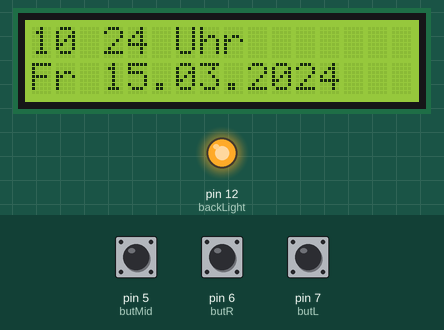
This sketch was run on a simulated Arduino Uno, built with avr-gcc and run on an emulated ATmega328P. Parts: 16×2 character LCD, output pins drawn as LEDs (lit = HIGH). Inputs (shaded band) come from the test bench; at power-on: pin 5 (butMid) LOW, pin 6 (butR) LOW, pin 7 (butL) LOW. The local clock reads 2024-03-15 10:24:30 at power-on unless the sketch sets it.

Above: at 3.2 s.
3.3 s: pin 5 (butMid) pulled HIGH for 0.15 s
At 4.5 s:
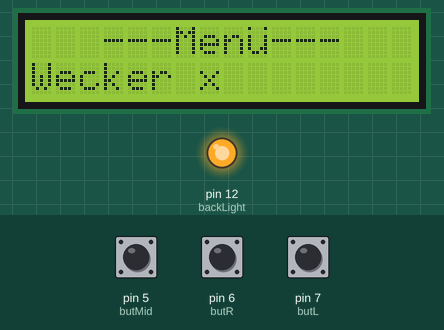
4.9 s: pin 6 (butR) pulled HIGH for 0.15 s
At 5.9 s:
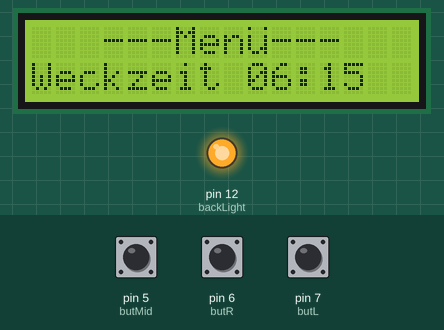
6.5 s: pin 6 (butR) pulled HIGH for 1 s
At 7.1 s:
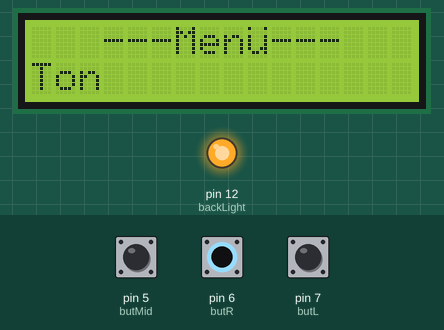
9.0 s: pin 6 (butR) pulled HIGH for 0.15 s
At 10.2 s:
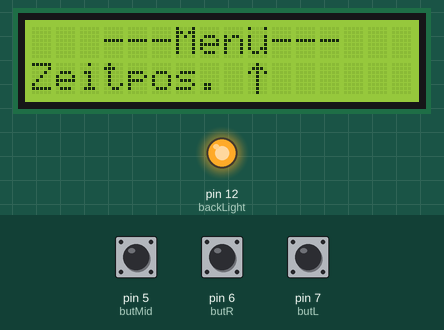
10.6 s: pin 5 (butMid) pulled HIGH for 1 s
At 11.5 s:
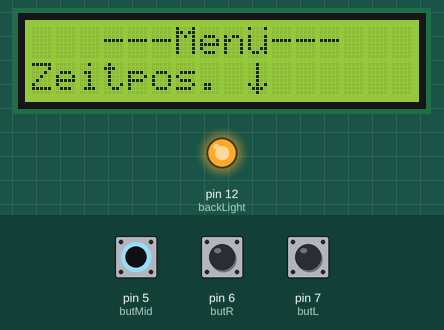
13.1 s: pin 6 (butR) pulled HIGH for 3.2 s
At 13.4 s:
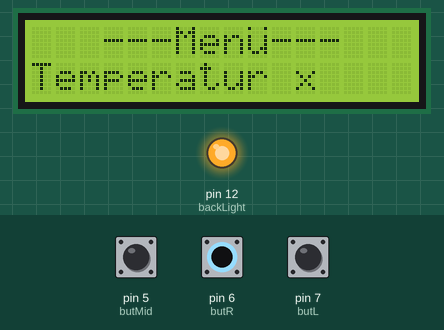
Timing chart, 0 to 16.1 s (numbered marks = the images above; inputs shaded):
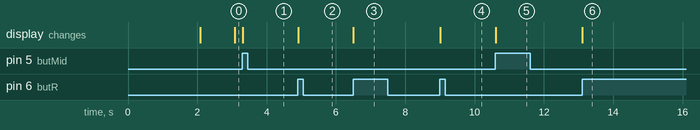

Measured:
- after the input at 3.3 s, the display: changes at once (image 1)
- after the input at 4.9 s, the display: changes at once (image 2)
- after the input at 6.5 s, the display: changes at once (image 3)
- after the input at 9.0 s, the display: changes at once (image 4)
- after the input at 10.6 s, the display: changes at once (image 5)
- after the input at 13.1 s, the display: changes at once (image 6)

The sketch:

UHR.ino
```cpp
#include <Wire.h>
#include <RTClib.h>
#include <LiquidCrystal.h>
#include "pitches.h"
//#include "DHT.h"
RTC_DS1307 rtc;

/* Not enough pins  :(
#define DHTPIN 0
#define DHTTYPE DHT22
DHT dht(DHTPIN, DHTTYPE);
*/


byte ue[8]={
 B10001,
 B00000,
 B10001,
 B10001,
 B10001,
 B10011,
 B01101,
 B00000};
byte upar[8]={
  B00100,
  B01110,
  B10101,
  B00100,
  B00100,
  B00100,
  B00100,
  B00100
};
byte dnar[8]={
 B00100,
 B00100,
 B00100,
 B00100,
 B00100,
 B10101,
 B01110,
 B00100
};
byte degr[8]={
 B01110,
 B01010,
 B01110,
 B00000,
 B00000,
 B00000,
 B00000,
 B00000};

byte yes[8]={
  B00000,
  B00000,
  B00000,
  B00001,
  B00010,
  B10100,
  B01000};

//Thx Chris ;)
byte bell[8]={
   B00000,
   B00100,
   B01110,
   B01110,
   B01110,
   B11111,
   B00100,
   B00000};


//Buttons
 int butMid=5;
 int butMidOld=0;
 int butR=6;
 int butROld=0;
 int butL=7;
 int butLOld=0;
 int butMidstate=0;
 int butRstate=0;
 int butLstate=0;
//LDCD
  int RS=2;  //Registerselect
  int RW=3;
  int E=4;   //LCD-Clock
  int DB4=8; //Dataline 4
  int DB5=9;  // 5
  int DB6=10;  // 6
  int DB7=11;  // 7
  int backLight=12;
  int buzzer=13;
  LiquidCrystal lcd(RS,RW,E,DB4,DB5,DB6,DB7);
  //various vars.
  int pos=0;
  long prevLCDMillis;
  long dispDelay = 4000;  //standard display timeout
  boolean useTimeout = false;
  long lcdDelay = 1000; //Update interval for LCD
  int inMenu=0;
  int menuIndex=0;
  const int ANZENT=7;      //alarm    alarmtime  sound   Timepos.  Temperature
  String entries[ANZENT] = {"Wecker","Weckzeit","Ton","Zeitpos.","Temperatur","Timeout","Back"};
  int timePos=0;
  int weckerUsed=0;
  int tempUsed=0;
  int dispOn=1;
  long timeMillis;
  int alarmTime[2]={6,15}; //default alarm time

void setup()
{
  pinMode(butMid,INPUT);
  pinMode(butR,INPUT);
  pinMode(butL,INPUT);
  pinMode(backLight,OUTPUT);
  //dht.begin();
  digitalWrite(backLight,HIGH);
  lcd.createChar(0,ue);    //ü
  lcd.createChar(1,degr);  //°
  lcd.createChar(2,upar);  //uparrow
  lcd.createChar(3,dnar);  //downarrow
  lcd.createChar(4,yes);
  lcd.createChar(5,bell);
  Wire.begin();
  rtc.begin();
  if(!rtc.isrunning()){
   rtc.adjust(DateTime(__DATE__, __TIME__));
  }
  lcd.begin(16,2);
  lcd.print("CLK v1.8");
  lcd.setCursor(0,1);
  lcd.print("By Orangensaft");
  delay(2000);
  lcd.clear();
}

void loop() {
  unsigned long curMillis=millis();
  butMidstate=digitalRead(butMid);
  butRstate=digitalRead(butR);
  butLstate=digitalRead(butL);
  if(butRstate!=butROld && butRstate==1){  //right button
   if(dispOn==0){
    digitalWrite(backLight,HIGH);
    dispOn=1;
   }else{
   if(inMenu==1){
     menuIndex=menuIndex+1;
     if(menuIndex==ANZENT){
      menuIndex=0;
     }
    showMenu(menuIndex);
   }
   }
   timeMillis=curMillis;
  }
  if(butLstate!=butLOld && butLstate==1){  //left button
   if(dispOn==0){
    digitalWrite(backLight,HIGH);
    dispOn=1;
   }else{
   if(inMenu==1){
    menuIndex=menuIndex-1;
    if(menuIndex<0){
     menuIndex=ANZENT-1;
    }
    showMenu(menuIndex);
   }
   }
   timeMillis=curMillis;
  }
  if(butMidstate!=butMidOld && butMidstate==1){  //middle button
   if(dispOn==0){
    digitalWrite(backLight,HIGH);
    dispOn=1;
   }else{
   if(inMenu==0){      //Open Menu
     inMenu=1;
     showMenu(0);
     menuIndex=0;
   }else{//im menü
    if(menuIndex==ANZENT-1){  //Menüpunkt "back"
     inMenu=0;
     lcd.clear();
     timeMillis=curMillis;
    }
    if(menuIndex==0){       //Option "Alarm"
     weckerUsed=rev(weckerUsed);
     lcd.clear();
     showMenu(menuIndex);
    }
    if(menuIndex==1){
      increaseAlarm(15);
      lcd.clear();
      showMenu(menuIndex);

    }
    if(menuIndex==3){     //Option "Timeposition"
      timePos=rev(timePos);
      lcd.clear();
      showMenu(menuIndex);
    }
    if(menuIndex==4){
     tempUsed=rev(tempUsed);
     lcd.clear();
     showMenu(menuIndex);
    }
    if(menuIndex==5){
     if(useTimeout){
        if(dispDelay==10000){
        useTimeout=false;
        }else{
          dispDelay+=3000;
        }
     }else{
     useTimeout=true;
     dispDelay=4000;
     }
    lcd.clear();
    showMenu(menuIndex);
   }
     }
   }
   timeMillis=curMillis;
  }
  //Update Time
  if(curMillis-prevLCDMillis > lcdDelay && inMenu==0){
    prevLCDMillis=curMillis;
    DateTime now = rtc.now();
    printDate(rev(timePos),now);
    printTime(timePos,0,now);
    if((now.second()==0 || now.second()==1) && weckerUsed==1 && now.hour()==alarmTime[0] && now.minute()==alarmTime[1]){
     alarm();
    }
  }
  if((curMillis-timeMillis > dispDelay) && inMenu==0 && useTimeout && dispOn==1){
    digitalWrite(backLight,LOW);
    dispOn=0;
  }

  butLOld=butLstate;  //"soft" debounce
  butROld=butRstate;
  butMidOld=butMidstate;
}

/*
Show Menu and current option
Option to show <-no
*/
void showMenu(int no){
 lcd.clear();
 lcd.setCursor(3,0);
 lcd.print("---Men");
 lcd.write(byte(0));
 lcd.print("---");
 lcd.setCursor(0,1);
 lcd.print(entries[no]);
 if(no==0){//Alarm on/off
   if(weckerUsed==0){
    lcd.print(" x");
   }else{
    lcd.print(" ");
    lcd.write(byte(4));
   }
 }
 if(no==1){
  lcd.print(" ");
  printAlarm();
 }
 if(no==3){
   if(timePos==0){
     lcd.print(" ");
     lcd.write(byte(2));//uparrow
   }else{
    lcd.print(" ");
    lcd.write(byte(3));//downarrow
   }
 }
 if(no==4){
  if(tempUsed==0){
   lcd.print(" x");
  }else{
   lcd.print(" ");
   lcd.write(byte(4));
  }
 }
 if(no==5){
   if(useTimeout){
    lcd.print(" ");
    lcd.print((int)dispDelay/1000);
    lcd.print("s");
   }else{
    lcd.print(" x");
   }
 }
}

/*
Output date to LCD
*/
void printDate(int row,DateTime now){
    lcd.setCursor(0,row);
    lcd.print(getDay(now.dayOfWeek()));
    lcd.print(" ");
    if(now.day()<10){
       lcd.print("0");
    }
    lcd.print(now.day());
    lcd.print(".");
    if(now.month()<10){
       lcd.print("0");
    }
    lcd.print(now.month());
    lcd.print(".");
    lcd.print(now.year());
    if(weckerUsed==1){
    lcd.print("  ");
    lcd.write(byte(5));
    }
}

/*
Output time to LCD
*/
void printTime(int row,int offset,DateTime now){
    lcd.setCursor(offset,row);
    if(now.hour()<10){
       lcd.print("0");
    }
    lcd.print(now.hour());
    if(pos==0){
       lcd.print(":");
      }else{
       lcd.print(" ");
    }
    if(now.minute()<10){
       lcd.print("0");
    }
    lcd.print(now.minute());
    lcd.print(" Uhr");
    if(tempUsed==1){  //Temp!
     lcd.print(" ");
     if(pos==0){
     lcd.print(getTemp());
     lcd.write(byte(1));
     lcd.print("C");
     }else{
      lcd.print(getHum());
      lcd.print(" %");
     }
    }
    pos=rev(pos);
}

void increaseAlarm(int offset){
  int hours=alarmTime[0];
  int mins=alarmTime[1];
  if(mins+offset>59){
     mins=(mins+offset)-60;
     hours=hours+1;
  }else{
     mins=mins+offset;
  }
  if(hours>23){
   hours=0;
  }
  alarmTime[0]=hours;
  alarmTime[1]=mins;
}

void printAlarm(){
   if(alarmTime[0]<10){
    lcd.print("0");
   }
   lcd.print(alarmTime[0]);
   lcd.print(":");
   if(alarmTime[1]<10){
    lcd.print("0");
   }
   lcd.print(alarmTime[1]);
}

/*
Pseudo invert
rev(n) = 1, if n=0
         0, else.
*/
int rev(int n){
 if(n==0){
  return 1;
 }
 return 0;
}

/*
Return Day of week
*/
String getDay(uint8_t day){
  String days[7]={"So","Mo","Di","Mi","Do","Fr","Sa"};
  return days[day];
}

void alarm(){
  while(digitalRead(butMid)!=1 && digitalRead(butL)!=1 && digitalRead(butR)!=1){
   tone(buzzer,NOTE_E6);
   digitalWrite(backLight,LOW);
   delay(250);
   noTone(buzzer);
   tone(buzzer,NOTE_C6);
   digitalWrite(backLight,HIGH);
   delay(250);
   noTone(buzzer);
  }
}


/*
Get temperature
*/
float getTemp(){
    /*
    float t = dht.readTemperature();
    if(isnan(t)){
      */
     return 0.0;
    /*}else{
      return t;
    }*/
}

float getHum(){
    /*
   float h = dht.readHumidity();
   if(isnan(h)){*/
    return 0.0;
   /*}else{
    return h;
   } */
}
```

pitches.h
```cpp
/*************************************************
 * Public Constants
 *************************************************/

#define NOTE_B0  31
#define NOTE_C1  33
#define NOTE_CS1 35
#define NOTE_D1  37
#define NOTE_DS1 39
#define NOTE_E1  41
#define NOTE_F1  44
#define NOTE_FS1 46
#define NOTE_G1  49
#define NOTE_GS1 52
#define NOTE_A1  55
#define NOTE_AS1 58
#define NOTE_B1  62
#define NOTE_C2  65
#define NOTE_CS2 69
#define NOTE_D2  73
#define NOTE_DS2 78
#define NOTE_E2  82
#define NOTE_F2  87
#define NOTE_FS2 93
#define NOTE_G2  98
#define NOTE_GS2 104
#define NOTE_A2  110
#define NOTE_AS2 117
#define NOTE_B2  123
#define NOTE_C3  131
#define NOTE_CS3 139
#define NOTE_D3  147
#define NOTE_DS3 156
#define NOTE_E3  165
#define NOTE_F3  175
#define NOTE_FS3 185
#define NOTE_G3  196
#define NOTE_GS3 208
#define NOTE_A3  220
#define NOTE_AS3 233
#define NOTE_B3  247
#define NOTE_C4  262
#define NOTE_CS4 277
#define NOTE_D4  294
#define NOTE_DS4 311
#define NOTE_E4  330
#define NOTE_F4  349
#define NOTE_FS4 370
#define NOTE_G4  392
#define NOTE_GS4 415
#define NOTE_A4  440
#define NOTE_AS4 466
#define NOTE_B4  494
#define NOTE_C5  523
#define NOTE_CS5 554
#define NOTE_D5  587
#define NOTE_DS5 622
#define NOTE_E5  659
#define NOTE_F5  698
#define NOTE_FS5 740
#define NOTE_G5  784
#define NOTE_GS5 831
#define NOTE_A5  880
#define NOTE_AS5 932
#define NOTE_B5  988
#define NOTE_C6  1047
#define NOTE_CS6 1109
#define NOTE_D6  1175
#define NOTE_DS6 1245
#define NOTE_E6  1319
#define NOTE_F6  1397
#define NOTE_FS6 1480
#define NOTE_G6  1568
#define NOTE_GS6 1661
#define NOTE_A6  1760
#define NOTE_AS6 1865
#define NOTE_B6  1976
#define NOTE_C7  2093
#define NOTE_CS7 2217
#define NOTE_D7  2349
#define NOTE_DS7 2489
#define NOTE_E7  2637
#define NOTE_F7  2794
#define NOTE_FS7 2960
#define NOTE_G7  3136
#define NOTE_GS7 3322
#define NOTE_A7  3520
#define NOTE_AS7 3729
#define NOTE_B7  3951
#define NOTE_C8  4186
#define NOTE_CS8 4435
#define NOTE_D8  4699
#define NOTE_DS8 4978
```
